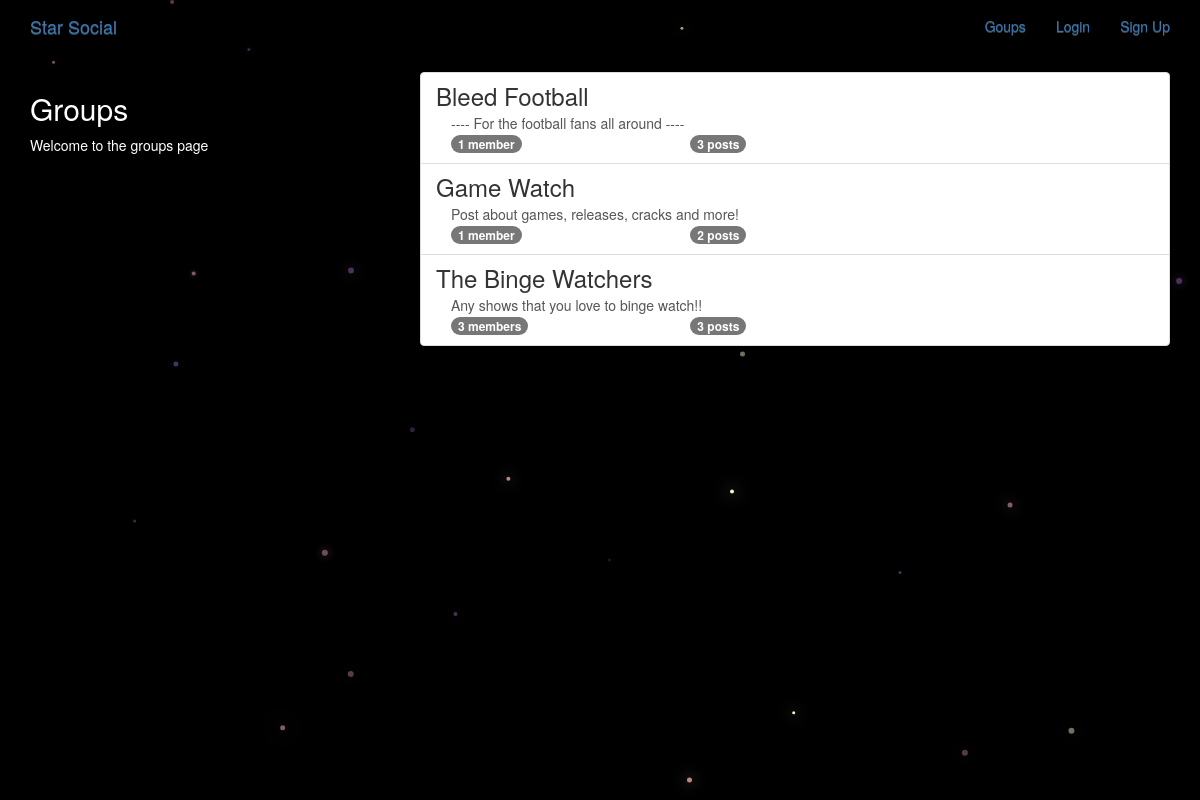
The app's page /groups/ with its own data.
### groups/models.py (models this page shows, shortened)
class Group(models.Model):
    name = models.CharField(max_length = 256, unique = True)
    slug = models.SlugField(allow_unicode = True, unique = True)
    description = models.TextField(blank = True, default = '')
    description_html = models.TextField(editable = False, default = '', blank = True)
    members = models.ManyToManyField(User, through = 'GroupMember')
    class Meta:
        ordering = ['name']

### groups/views.py (the view)
# urls.py: path('', views.ListGroup.as_view(), name = 'all'),
class ListGroup(generic.ListView):
    model = Group

### groups/templates/groups/group_list.html (shortened to what this page needs)
{% extends "groups/group_base.html" %}
{% block pregroup %}
    <div class="col-md-4">
        <div class="content">
            <h2>Groups</h2>
            <p>Welcome to the groups page</p>
        </div>
    </div>
{% endblock %}
{% block group_content %}
    <div class="col-md-8">
        <div class="list-group">
            {% for group in object_list %}
                <a href="{% url 'groups:single' slug=group.slug %}" class="list-group-item">
                    <h3 class="title list-group-item-heading">{{ group.name }}</h3>
                    <div class="list-group-item-text container-fluid">
                        {{ group.description | safe }}
                        <div class="row">
                            <div class="col-md-4">
                                <span class="badge">
                                    {{ group.members.count }}
                                    member{{ group.members.count | pluralize }}
                                </span>
                            </div>
                            <div class="col-md-4">
                                <span class="badge">
                                    {{ group.posts.count }}
                                    post{{ group.posts.count | pluralize }}
                                </span>
                            </div>
                        </div>
                    </div>
                </a>
            {% endfor %}
        </div>
    </div>
{% endblock %}

### static/simple_social/css/master.css (style rules this page uses)
body { margin: 0; overflow: hidden; background-color: black; color:white; }

### records on screen
Group: name "Bleed Football", description "---- For the football fans all around ----", members.count "1", posts.count "3", posts.count|pluralize "s"
Group: name "Game Watch", description "Post about games, releases, cracks and more!", members.count "1", posts.count "2", posts.count|pluralize "s"
Group: name "The Binge Watchers", description "Any shows that you love to binge watch!!", members.count "3", members.count|pluralize "s", posts.count "3", posts.count|pluralize "s"
